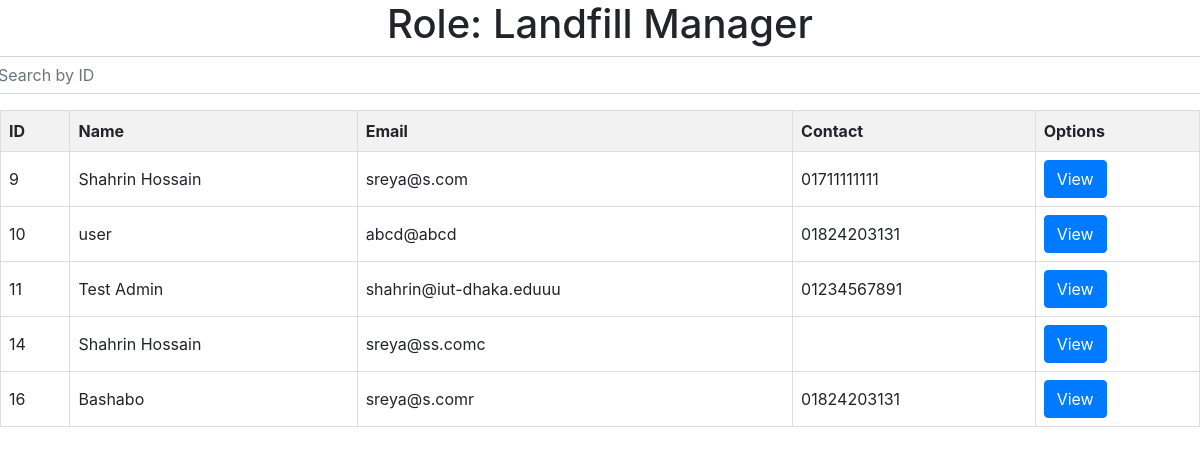
/roles/view-users/3, run on the app's committed database.
### models.py (models this page shows, shortened)
class Role(db.Model):
    id = db.Column(db.Integer, primary_key=True)
    name = db.Column(db.String(50), unique=True)
    permissions = db.Column(db.String)

class User(db.Model):
    id = db.Column(db.Integer, primary_key=True)
    email = db.Column(db.String(100), unique=True)
    password_hash = db.Column(db.String(100))
    role_id = db.Column(db.Integer, db.ForeignKey('role.id'), nullable=False)
    name = db.Column(db.String)
    contact = db.Column(db.String)
    verified = db.Column(db.Integer)

### roles.py (the view)
@roles.route('/view-users/<int:roleId>', methods=['GET'])
def role_users_view(roleId: int):
    users = User.query.filter_by(role_id=roleId)
    role = Role.query.filter_by(id=roleId).first()
    if users and role:
        user_data = users.all()
        print(role)
        return render_template('role_users.html', users=user_data, role_name=role.name)
    else:
        return render_template('error.html', code=response.status_code)

### templates/role_users.html (shortened to what this page needs)
<!DOCTYPE html>
<html lang="en">
<head>
    <link rel="stylesheet" href="https://cdn.jsdelivr.net/npm/bootstrap@4.6.2/dist/css/bootstrap.min.css">
</head>
<body>
    <h1 class="row justify-content-center">Role: {{role_name}}</h1>
    <div class="row justify-content-center mb-3">
        <input type="number" id="searchInput" class="form-control mr-2" placeholder="Search by ID">
    </div>
    <table id="userTable">
        <thead>
            <tr>
                <th onclick="sortTable(0)">ID</th>
                <th onclick="sortTable(1)">Name</th>
                <th onclick="sortTable(2)">Email</th>
                <th onclick="sortTable(3)">Contact</th>
                <th>Options</th>
            </tr>
        </thead>
        <tbody>
            {% for user in users %}
                <tr class="userData">
                    <td>{{ user.id }}</td>
                    <td>{{ user.name }}</td>
                    <td>{{ user.email }}</td>
                    <td>{{ user.contact }}</td>
                    <td><a href="/users/{{user.id}}" class="btn btn-primary">View</a></td>
                </tr>
            {% endfor %}
        </tbody>
    </table>
</body>
</html>

### templates/role_users.html (style rules this page uses)
table { width: 100%; border-collapse: collapse; }
th, td { border: 1px solid #dddddd; text-align: left; padding: 8px; }
th { background-color: #f2f2f2; cursor: pointer; }

### data on the page
Role: name "Landfill Manager"
User: id "9", name "Shahrin Hossain", email "sreya@s.com", contact "01711111111"
User: id "10", name "user", email "abcd@abcd", contact "01824203131"
User: id "11", name "Test Admin", email "shahrin@iut-dhaka.eduuu", contact "01234567891"
User: id "14", name "Shahrin Hossain", email "sreya@ss.comc"
User: id "16", name "Bashabo", email "sreya@s.comr", contact "01824203131"
